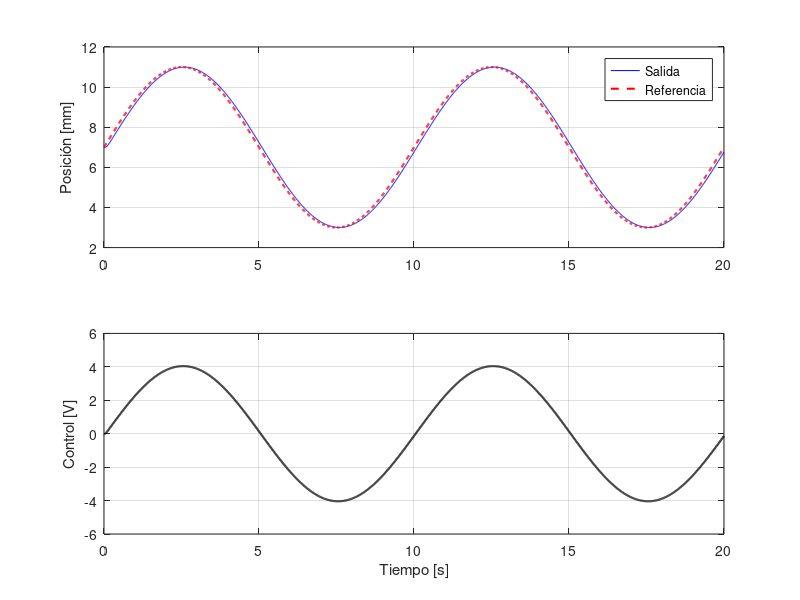

MATLAB code to generate this figure:
%% LQR TRACKING - IMPLEMENTACIÓN SIMPLIFICADA
clear; clc;

%% 1. PARÁMETROS DEL SISTEMA
m = 0.068; Ke = 6.53e-5; R = 10; L = 0.4125; g = 9.81;
a0 = 0.007; i0 = sqrt((m * g * a0^2) / Ke);

A = [0, 1, 0;
     (Ke*i0^2)/(m*a0^3), 0, -(Ke*i0)/(m*a0^2);
     0, 0, -R/L];
B = [0; 0; 1/L];
C = [1, 0, 0];
% C = eye(3);
D = zeros(size(C,1), size(B,2));

%% 2. DISEÑO LQR
Q = diag([100, 1, 0.1]);
R_lqr = 0.1;
K = lqr(A, B, Q, R_lqr);

[P, ~, ~] = care(A, B, Q, R_lqr);

%% 3. GANANCIAS DE SEGUIMIENTO
M = [A, B; C, D];
N = inv(M) * [zeros(3,1); 1];
Nx = N(1:3);
Nu = N(4);
Kr = Nu + K * Nx;

%% 4. SIMULACIÓN
ref_func = @(t) a0 + 0.004 * sin(2*pi*0.1*t);  % Senoidal ±4mm centrada en a0
tspan = 0:0.01:20;
x0 = [0; 0; 0];

sys_cl = @(t, x) A*x + B*(Kr*(ref_func(t) - a0) - K*x);
[t_sim, x_sim] = ode45(sys_cl, tspan, x0);

ref_sim = arrayfun(ref_func, tspan);
y_sim = (C * x_sim')' + a0;

u_sim = zeros(size(tspan));
for i = 1:length(tspan)
    u_sim(i) = Kr * (ref_sim(i) - a0) - K * x_sim(i,:)';
end

%% 5. GRÁFICAS
figure;
subplot(2,1,1);
plot(tspan, y_sim*1000, 'b', tspan, ref_sim*1000, 'r--', 'LineWidth', 1.5);
ylabel('Posición [mm]'); legend('Salida','Referencia'); grid on;

subplot(2,1,2);
plot(tspan, u_sim, 'k', 'LineWidth', 1.5);
ylabel('Control [V]'); xlabel('Tiempo [s]'); grid on;

%% 6. ERROR RMS
error_rms = sqrt(mean((ref_sim' - y_sim).^2));
fprintf('Error RMS: %.3f mm\n', error_rms*1000);
